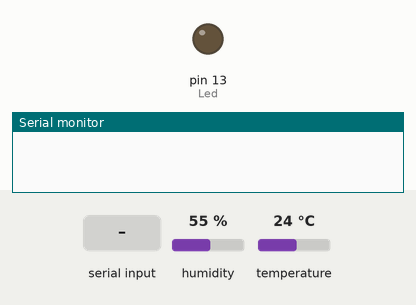
Bench run of a sketch on a simulated Arduino Uno, built with avr-gcc and run on an emulated ATmega328P. Shown: output pins drawn as LEDs (lit = HIGH), the last lines printed to the serial monitor. The test bench sets the inputs (shaded band); at power-on: humidity 55 %, temperature 24 °C.

Above: at 1.2 s.
1.3 s: "t" received over Serial
At 1.8 s:
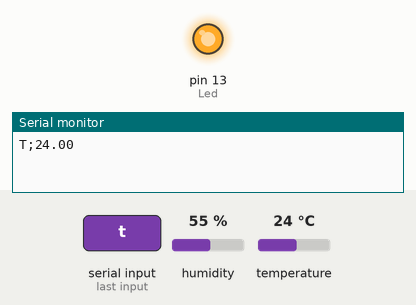
2.8 s: "T" received over Serial
4.3 s: "h" received over Serial
5.8 s: "H" received over Serial
At 10.0 s:
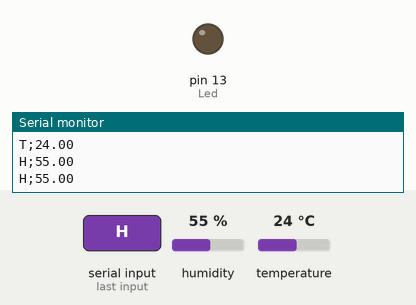
Timing chart, 0 to 10.3 s (numbered marks = the images above; inputs shaded):
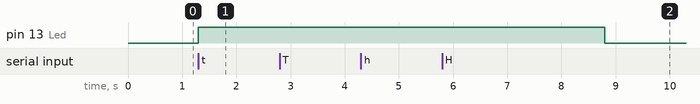

Measured:
- after the input at 1.3 s, pin 13 (Led): LOW → HIGH at once
- after the input at 5.8 s, pin 13 (Led): HIGH → LOW after 3.0 s instead of 1.5 s

The sketch:

Arduino_Temperatura.ino
```cpp
#include "DHT.h"

#define DHTPIN 2
#define DHTTYPE DHT11

#define Temperatura 0
#define Humedad 1
#define Aparente 2

int Led = 13;
float TiempoAnterior = 0;
float TiempoActivo = 3000;
float Mensaje = false;

DHT dht(DHTPIN, DHTTYPE);

void setup() {
  dht.begin();
  Serial.begin(9600);
  pinMode(Led, OUTPUT);
}

void loop() {
  if (Serial.available()) {
    Mensaje =  true;
    TiempoAnterior = millis();
    digitalWrite(Led, 1);
    char Letra = Serial.read();
    switch (Letra) {
      case 't':
      case 'T':
        Serial.print("T;");
        Serial.println(CalculoAmbiente(Temperatura));
        break;
      case 'h':
      case 'H':
        Serial.print("H;");
        Serial.println(CalculoAmbiente(Humedad));
        break;
      case 'a':
      case 'A':
        Serial.print("A;");
        Serial.println(CalculoAmbiente(Aparente));
        break;
    }
  }
  ActualizarLed();
}

float CalculoAmbiente(int Opcion) {
  float T = dht.readTemperature();
  float H = dht.readHumidity();
  switch (Opcion) {
    case Temperatura:
      return T;
      break;
    case  Humedad:
      return H;
      break;
    case Aparente:
      float A = dht.computeHeatIndex(T, H, false);
      return A;
      break;
    default:
      return -100;
      break;
  }
}

void ActualizarLed() {
  if (Mensaje) {
    float TiempoActual = millis();
    if (TiempoActual - TiempoAnterior > TiempoActivo) {
      digitalWrite(Led, 0);
      Mensaje = false;
    }
  }
}
```
